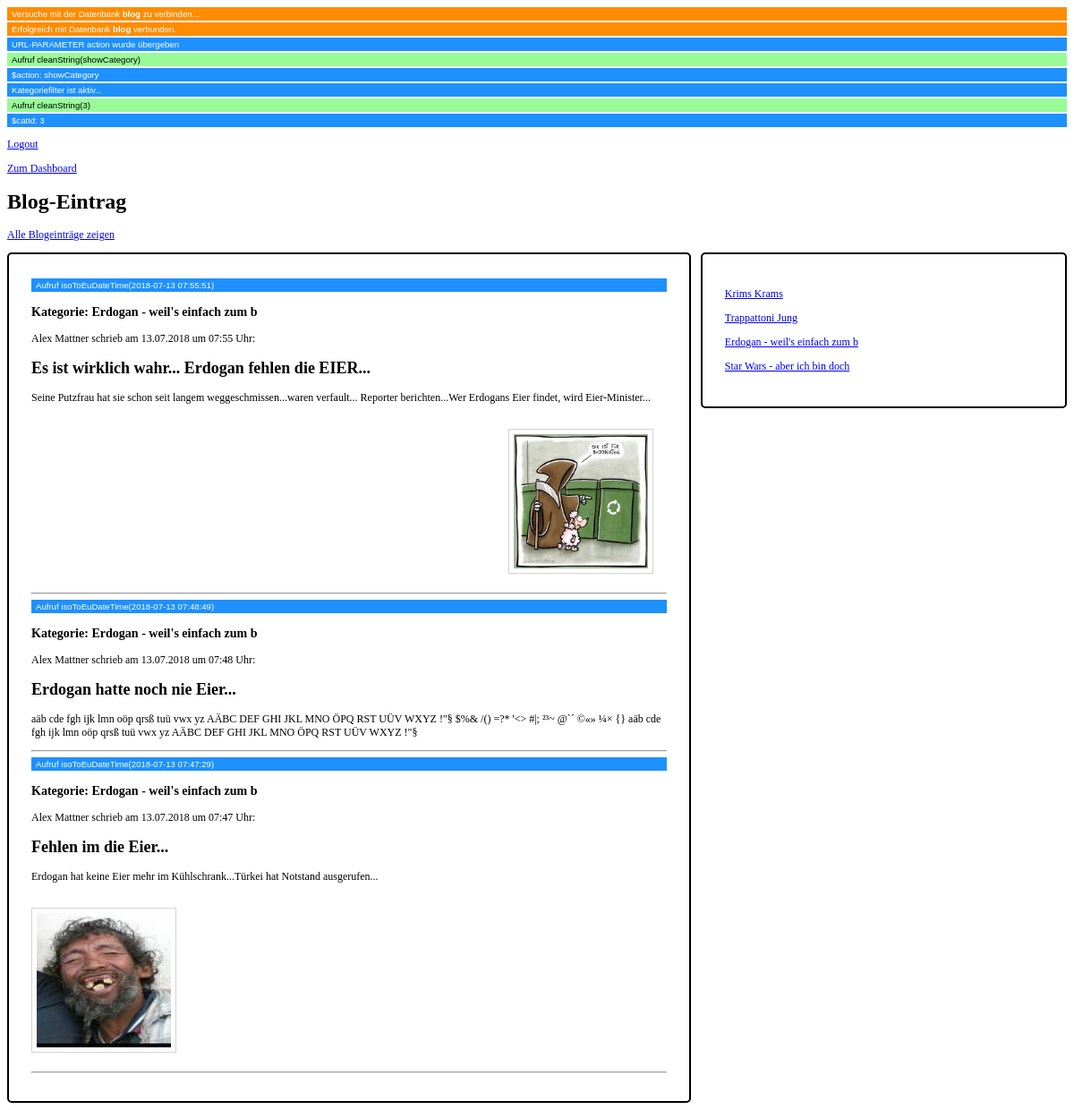
Screenshot of /?action=showCategory&catId=3 (signed in) with the database file from the repository.
### tables this page shows
CREATE TABLE `blogs` (
  `blog_id` int(11) NOT NULL,
  `blog_headline` varchar(255) NOT NULL,
  `blog_image` varchar(255) DEFAULT NULL,
  `blog_imageAlignment` varchar(10) NOT NULL,
  `blog_content` text NOT NULL,
  `blog_date` timestamp NOT NULL DEFAULT CURRENT_TIMESTAMP,
  `cat_id` int(11) NOT NULL,
  `usr_id` int(11) NOT NULL
);

CREATE TABLE `categories` (
  `cat_id` int(11) NOT NULL,
  `cat_name` varchar(30) NOT NULL
);

CREATE TABLE `users` (
  `usr_id` int(11) NOT NULL,
  `usr_firstname` varchar(72) NOT NULL,
  `usr_lastname` varchar(72) NOT NULL,
  `usr_email` varchar(255) NOT NULL,
  `usr_city` varchar(255) NOT NULL,
  `usr_password` varchar(255) NOT NULL
);

### index.php (the view, shortened to what this page needs)
<?php
			require_once("include/form.inc.php");
			require_once("include/db.inc.php");
			require_once("include/date_time.inc.php");
			$pdo = dbConnect();
			$loginMessage = NULL;
		$statement = $pdo->prepare(" SELECT * FROM categories");
		$statement->execute() OR DIE( $statement->errorInfo()[2] );
		while( $row = $statement->fetch() ) {
			$categoriesArray[$row['cat_id']] = $row['cat_name'];
		}
		$statement = $pdo->prepare("
											SELECT * FROM blogs
											INNER JOIN categories USING (cat_id)
											INNER JOIN users USING (usr_id)
											ORDER BY blog_date DESC
											");
		$statement->execute() OR DIE( $statement->errorInfo()[2] );
		$blogEntriesArray = $statement->fetchAll();
			if( isset($_GET['action']) ) {
if (DEBUG)	echo "<p class='debug'>URL-PARAMETER action wurde übergeben</p>";
				$action = cleanString($_GET['action']);
if(DEBUG)		echo "<p class='debug'>\$action: $action</p>";
				if( $action == "logout" ) {
if (DEBUG)		echo "<p class='debug'>LOGOUT wird durchgeführt</p>";
					session_destroy();
					header("Location: index.php");
				} elseif( $action == "showCategory" ) {
if (DEBUG)		echo "<p class='debug'>Kategoriefilter ist aktiv...</p>";
					$catId = cleanString($_GET['catId']);
if(DEBUG)		echo "<p class='debug'>\$catId: $catId</p>";
					$statement = $pdo->prepare("
														SELECT * FROM blogs
														INNER JOIN categories USING (cat_id)
														INNER JOIN users USING (usr_id)
														WHERE cat_id = :ph_cat_id
														ORDER BY blog_date DESC
														");
					$statement->execute( array(
														"ph_cat_id" => $catId
														) ) OR DIE( $statement->errorInfo()[2] );
					$blogEntriesArray = $statement->fetchAll();
				}
			}
?>
<!doctype html>
<html>
	<head>
		<link rel="stylesheet" href="css/main.css">
	</head>
	<body>
			<?php if( !isset($_SESSION['usr_id']) ): ?>
			<h1>Login Blog</h1>
				<form action="" method="POST">
					<input type="hidden" name="formsentLoginData">
					<fieldset>
						<legend>Login</legend>
						<?php echo $loginMessage  ?>
						<input class="short" type="text" name="loginname" placeholder="Login with your email Adress">
						<input class="short" type="password" name="password" placeholder="password">
						<input class="short" type="submit" value="Anmelden">
					</fieldset>
				</form>
			<?php else: ?>
				<p><a href="?action=logout">Logout</a></p>
				<p><a href="dashboard.php">Zum Dashboard</a></p>
			<?php endif ?>
			<h1>Blog-Eintrag</h1>
				<p><a href="index.php">Alle Blogeinträge zeigen</a></p>
				<main class='fleft' style='border: 2px solid black; width: 60%; border-radius: 5px; padding: 25px;'>
				<?php
					foreach( $blogEntriesArray AS $blogEntry ) {
						$catName 		= $blogEntry['cat_name'];
						$usrFirstName 	= $blogEntry['usr_firstname'];
						$usrLastName 	= $blogEntry['usr_lastname'];
						$blogHeadline	= $blogEntry['blog_headline'];
						$blogContent	= $blogEntry['blog_content'];
						$blogImageAlignment = $blogEntry['blog_imageAlignment'];
						$blogImage		= $blogEntry['blog_image'];
						$blogDate 		= $blogEntry['blog_date'];
						$euDateTimeArray = isoToEuDateTime($blogDate);
						echo "<article>";
							echo "<h3>Kategorie: $catName</h3>";
							echo "<p>$usrFirstName $usrLastName schrieb am $euDateTimeArray[date] um $euDateTimeArray[time] Uhr:</p>";
							echo "<h2>$blogHeadline</h2>";
							echo "<p>$blogContent</p>";
							if( $blogImage ) {
								echo "<img class='avatar $blogImageAlignment' src='$blogImage' alt='$blogHeadline' title='$blogHeadline'>";
							}
						echo "</article>";
						echo "<hr>";
					}
				?>
				</main>
			<div class="fright" style="border: 2px solid black; width: 30%;  border-radius: 5px; padding: 25px;">
				<?php
					foreach( $categoriesArray AS $key=>$value ) {
						echo "<p><a href='?action=showCategory&catId=$key'>$value</a></p>";
					}
				?>
			</div>
	</body>
</html>

### include/date_time.inc.php
<?php
			function isoToEuDateTime($dateTime) {
if(DEBUG_F)		echo "<p class='debug'>Aufruf isoToEuDateTime($dateTime)</p>";
				$year = substr($dateTime, 0, 4);
				$month = substr($dateTime, 5, 2);
				$day = substr($dateTime, 8, 2);
				$euDate = "$day.$month.$year";
					if( strlen($dateTime) > 10 ) {
						$time = substr($dateTime, 11, 5);
					} else {
						$time = NULL;
					}
				return array("date"=>$euDate, "time"=>$time);
			}
?>

### css/main.css (style rules this page uses)
body { font-family: verdana; font-size: 12px; box-sizing: border-box; }
.fleft { float: left; }
.fright { float: right; }
.debug,.debugCleanString,.debugCheckInputString,.debugCheckEmail,.debugImageUpload,.debugDb,.debugClass { background-color: dodgerblue; padding: 2px 5px; margin-bottom: 2px; margin-top: 2px; font-family: arial; font-size: 0.8em; color: white; }
img.avatar { width: 150px; height: 150px; margin: 15px 15px 15px 0; border: 1px solid lightgray; padding: 5px; }

### rows the page displays
blogs: blog_date "2018-07-13 07:55:51", cat.cat_name "Erdogan - weil's einfach zum b", usr.usr_firstname "Alex", usr.usr_lastname "Mattner", blog_date "13.07.2018", blog_date "07:55", blog_headline "Es ist wirklich wahr... Erdogan fehlen die EIER...", blog_content "Seine Putzfrau hat sie schon seit langem weggeschmissen...waren verfault... Reporter berichten...Wer Erdogans Eier findet, wird Eier-Minister...", blog_image (picture)
blogs: blog_date "2018-07-13 07:48:49", cat.cat_name "Erdogan - weil's einfach zum b", usr.usr_firstname "Alex", usr.usr_lastname "Mattner", blog_date "13.07.2018", blog_date "07:48", blog_headline "Erdogan hatte noch nie Eier...", blog_content "aäb cde fgh ijk lmn oöp qrsß tuü vwx yz AÄBC DEF GHI JKL MNO ÖPQ RST UÜV WXYZ !\"§ $%& /() =?* '<> #|; ²³~ @`´ ©«» ¼× {} aäb cde fgh ijk lmn oöp qrsß tuü vwx yz AÄBC DEF GHI JKL MNO ÖPQ RST UÜV WXYZ !\"§"
blogs: blog_date "2018-07-13 07:47:29", cat.cat_name "Erdogan - weil's einfach zum b", usr.usr_firstname "Alex", usr.usr_lastname "Mattner", blog_date "13.07.2018", blog_date "07:47", blog_headline "Fehlen im die Eier...", blog_content "Erdogan hat keine Eier mehr im Kühlschrank...Türkei hat Notstand ausgerufen...", blog_image (picture)

### other values shown
$dbname "blog"
$inputString "showCategory 3"
$action "showCategory"
$catId "3"
$value "Krims Krams"
$value "Trappattoni Jung"
$value "Erdogan - weil's einfach zum b"
$value "Star Wars - aber ich bin doch"
